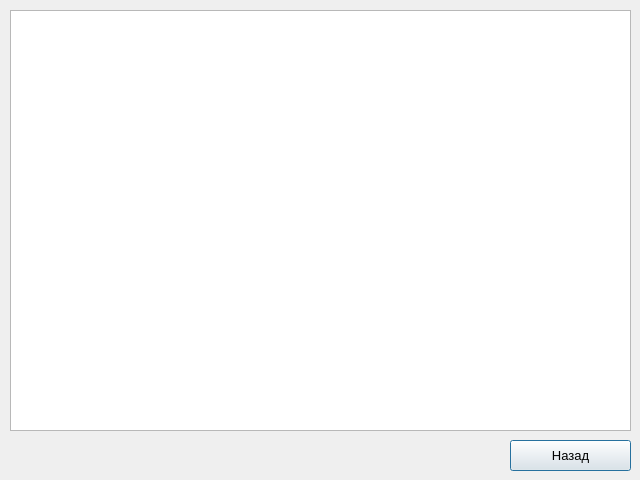
<?xml version="1.0" encoding="UTF-8"?>
<ui version="4.0">
 <class>TaskOne</class>
 <widget class="QDialog" name="TaskOne">
  <property name="geometry">
   <rect>
    <x>0</x>
    <y>0</y>
    <width>640</width>
    <height>480</height>
   </rect>
  </property>
  <property name="windowTitle">
   <string>Dialog</string>
  </property>
  <widget class="QPlainTextEdit" name="plainTextEdit">
   <property name="geometry">
    <rect>
     <x>10</x>
     <y>10</y>
     <width>621</width>
     <height>421</height>
    </rect>
   </property>
   <property name="font">
    <font>
     <pointsize>14</pointsize>
    </font>
   </property>
  </widget>
  <widget class="QPushButton" name="pushButtonReturn">
   <property name="geometry">
    <rect>
     <x>510</x>
     <y>440</y>
     <width>121</width>
     <height>31</height>
    </rect>
   </property>
   <property name="font">
    <font>
     <pointsize>10</pointsize>
    </font>
   </property>
   <property name="text">
    <string>Назад</string>
   </property>
  </widget>
 </widget>
 <resources/>
 <connections/>
</ui>
